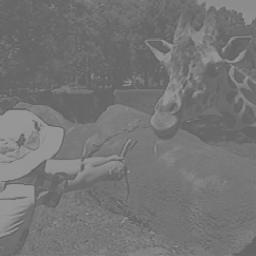
#> input picture t1/imgs/imgex6.png, 256 x 256 px
$ python q6.py
#> lines starting #> are read from the running program, lines starting #| are printed output that depends on the picture
import cv2
from matplotlib import pyplot as plt
#imshow bugfix google colab
#from google.colab.patches import cv2_imshow

src = cv2.imread('imgs/imgex6.png')
#> src is the input picture: shape (256, 256, 3); min 89, max 163, mean 116.8

src = cv2.cvtColor(src, cv2.COLOR_BGR2GRAY)
#> src: shape (256, 256)

dst = cv2.equalizeHist(src)
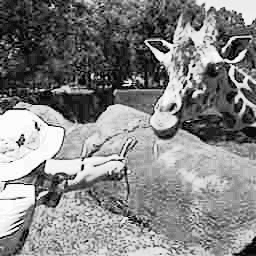
#> dst: shape (256, 256); min 0, max 255, mean 131.1
plt.subplot(2, 2, 1), plt.imshow(src), plt.title('original')#, plt.xticks([]), plt.yticks([])
plt.subplot(2, 2, 2), plt.imshow(dst), plt.title("equalizado")#, plt.xlim([0, 256]), plt.xticks([]), plt.yticks([])
plt.show()
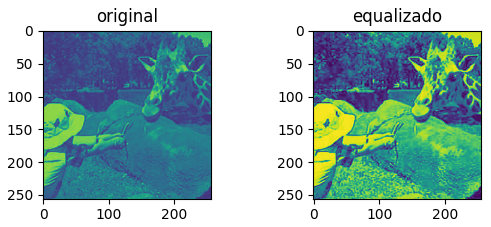
#> figure drawn by matplotlib, 2 panels
#run on google colab
#cv2_imshow(src)
#cv2_imshow(dst)

$ run again, with t1/imgs/honya5050.png copied over t1/imgs/imgex6.png
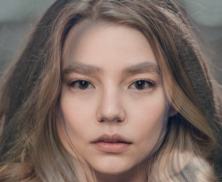
#> input picture t1/imgs/honya5050.png, 222 x 182 px
#> src is the input picture: shape (182, 222, 3); mean B, G, R 98.2, 106, 124
#> src: shape (182, 222)
#> `dst = cv2.equalizeHist(src)`:
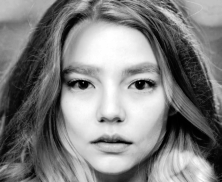
#> dst: shape (182, 222); min 0, max 255, mean 128.3
#> `plt.show()`:
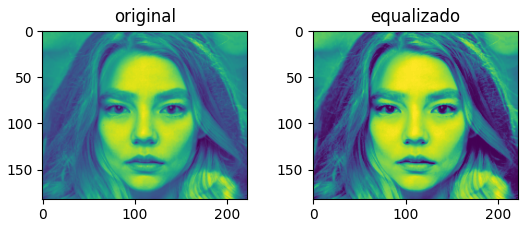
#> figure drawn by matplotlib, 2 panels
